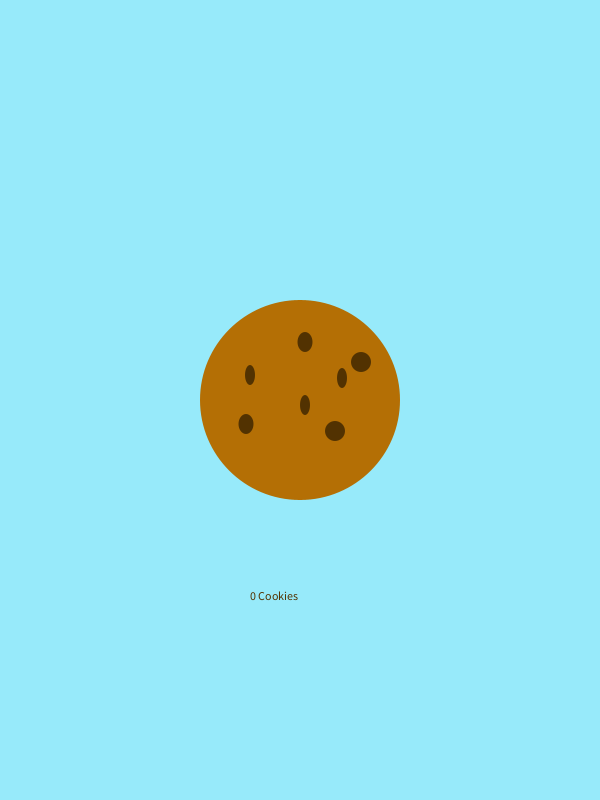
Frame 1 (no input)
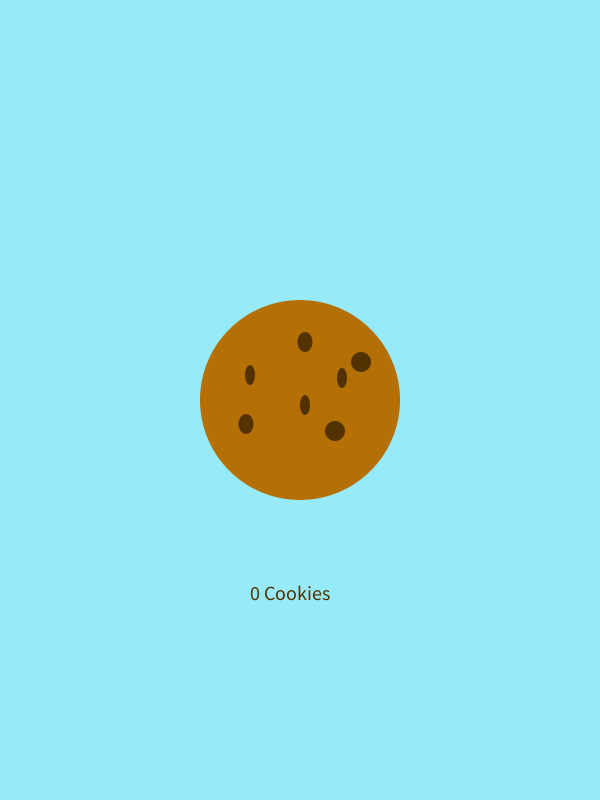
Frame 60 (the mouse pressed at the canvas centre just before this capture)
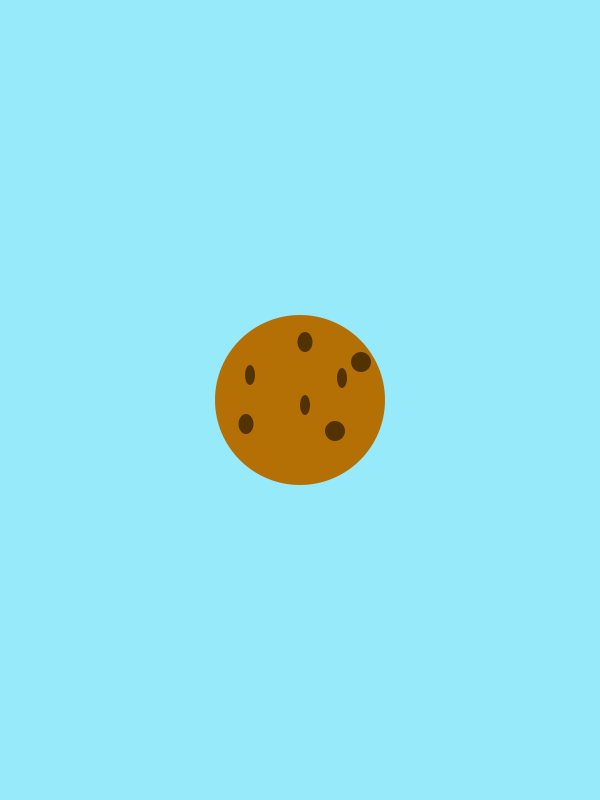
Frame 120 (the mouse held since frame 60 and released just before this capture)

The Processing sketch that drew these frames (run headless with seeded random() and noise(); from frame 60 on, the mouse is pressed at the canvas centre):

// Processing sketch: Cookie_Clicker
// ── Cookie_Clicker.pde
int cookies = 0;
boolean cookieClicked;
void setup(){
  size(600, 800);
}
void draw(){
  background(#97EAFA);
  if(mousePressed){
  noStroke();
  fill(180, 111, 5);
  ellipse(300, 400, 170, 170);
  fill(82, 50, 1);
  ellipse(250, 375, 10, 20);
  ellipse(246, 424, 15, 20);
  ellipse(335, 431, 20, 20);
  ellipse(342, 378, 10, 20);
  ellipse(305, 342, 15, 20);
  ellipse(361, 362, 20, 20);
  ellipse(305, 405, 10, 20); 
  }
  else{
  noStroke();
  fill(180, 111, 5);
  ellipse(300, 400, 200, 200);
  fill(82, 50, 1);
  ellipse(250, 375, 10, 20);
  ellipse(246, 424, 15, 20);
  ellipse(335, 431, 20, 20);
  ellipse(342, 378, 10, 20);
  ellipse(305, 342, 15, 20);
  ellipse(361, 362, 20, 20);
  ellipse(305, 405, 10, 20);
  text(cookies + " Cookies", 250, 600);
  textSize(20);
}
}
void mouseClicked(){
  cookies++;
}
